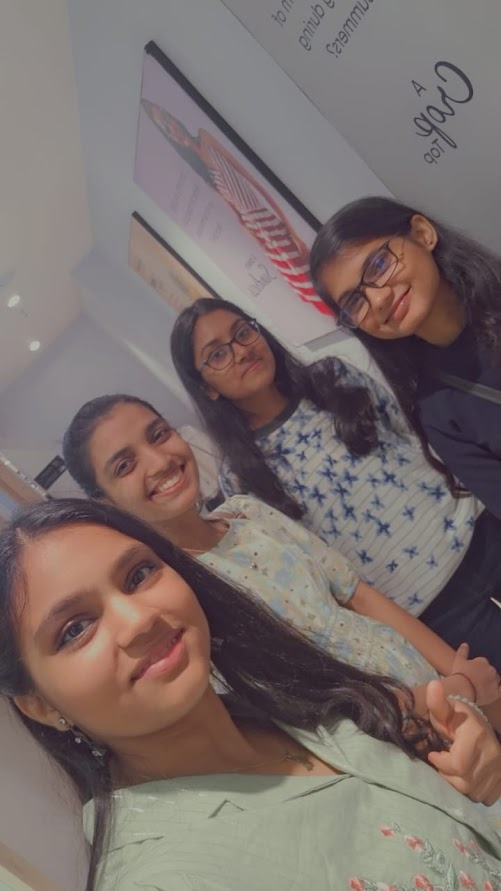
#> input picture IMG-20240811-WA0030.jpg, 501 x 891 px
$ python -i image_processors.py   (imports and definitions only)
#> lines starting #> are read from the running program, lines starting #| are printed output that depends on the picture
### backend/utils/logger.py
"""
Logging configuration
"""
from loguru import logger
import sys
from pathlib import Path
from backend.config.settings import settings

def setup_logger():
    """Configure application logger"""
    # Remove default handler
    logger.remove()

    # If logging is disabled, return early with no handlers
    if not settings.enable_logging:
        return logger

    # Console handler with colors
    logger.add(
        sys.stdout,
        format="<green>{time:YYYY-MM-DD HH:mm:ss}</green> | <level>{level: <8}</level> | <cyan>{name}</cyan>:<cyan>{function}</cyan>:<cyan>{line}</cyan> - <level>{message}</level>",
        level="INFO",
        colorize=True
    )
    # [16 lines of commented-out code are left out]
    return logger
app_logger = setup_logger()

### backend/processors/image_processors.py
# Process Images
"""
Image processing and preparation
"""
import cv2
import numpy as np
from PIL import Image
from pathlib import Path
from dataclasses import dataclass
from typing import Optional, Tuple, Any
from backend.utils.logger import app_logger as logger


@dataclass
class ProcessingResult:
    """Result container"""
    success: bool
    data: Optional[Any] = None
    error: Optional[str] = None


class ImageProcessor:
    """Process and prepare images for embedding"""

    def __init__(self, target_size: Tuple[int, int] = (224, 224)):
        self.target_size = target_size

    # [31 lines left out: functions process, _load_image, not called in this run]

    def _preprocess_image(self, image: np.ndarray) -> np.ndarray:
        """Preprocess image for embedding"""
        # Resize
        resized = cv2.resize(image, self.target_size, interpolation=cv2.INTER_LANCZOS4)

        # Normalize to [0, 1]
        normalized = resized.astype(np.float32) / 255.0

        return normalized

    def process_pil(self, image: Image.Image) -> np.ndarray:
        """Process PIL Image"""
        # Convert to numpy array
        image_array = np.array(image)

        # Convert to RGB if needed
        if len(image_array.shape) == 2:
            image_array = cv2.cvtColor(image_array, cv2.COLOR_GRAY2RGB)
        elif image_array.shape[2] == 4:
            image_array = cv2.cvtColor(image_array, cv2.COLOR_RGBA2RGB)

        return self._preprocess_image(image_array)

    # [21 lines left out: functions extract_face_region, augment_image, not called in this run]

>>> import cv2
>>> picture = cv2.cvtColor(cv2.imread('../../IMG-20240811-WA0030.jpg'), cv2.COLOR_BGR2RGB)
>>> result = ImageProcessor().process_pil(picture)
#> in _preprocess_image, `resized = cv2.resize(image, self.target_size, interpolation=cv2.INTER_..`:
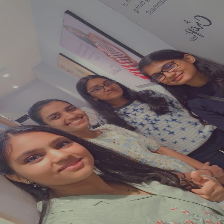
#> resized: shape (224, 224, 3); mean R, G, B 122.3, 109.4, 106.9

$ run again, on IMG-20240921-WA0022.jpg
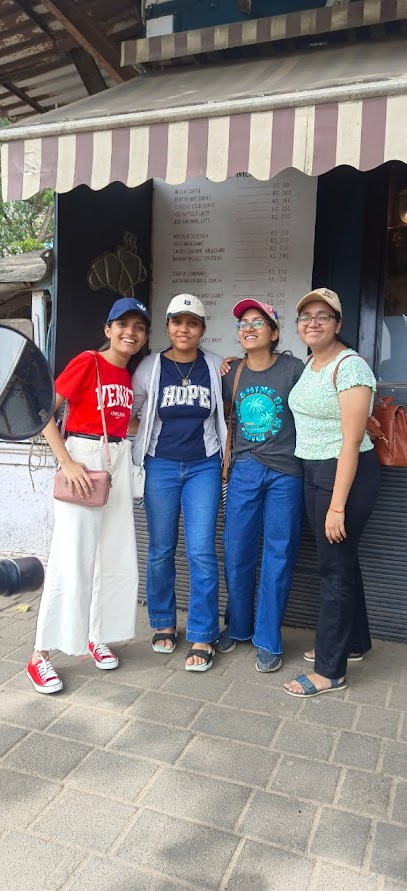
#> input picture IMG-20240921-WA0022.jpg, 407 x 891 px
#> in _preprocess_image, `resized = cv2.resize(image, self.target_size, interpolation=cv2.INTER_..`:
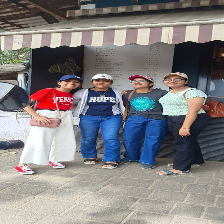
#> resized: shape (224, 224, 3); mean R, G, B 130.9, 128.1, 129.6

$ run again, on IMG-20250322-WA0044.jpg
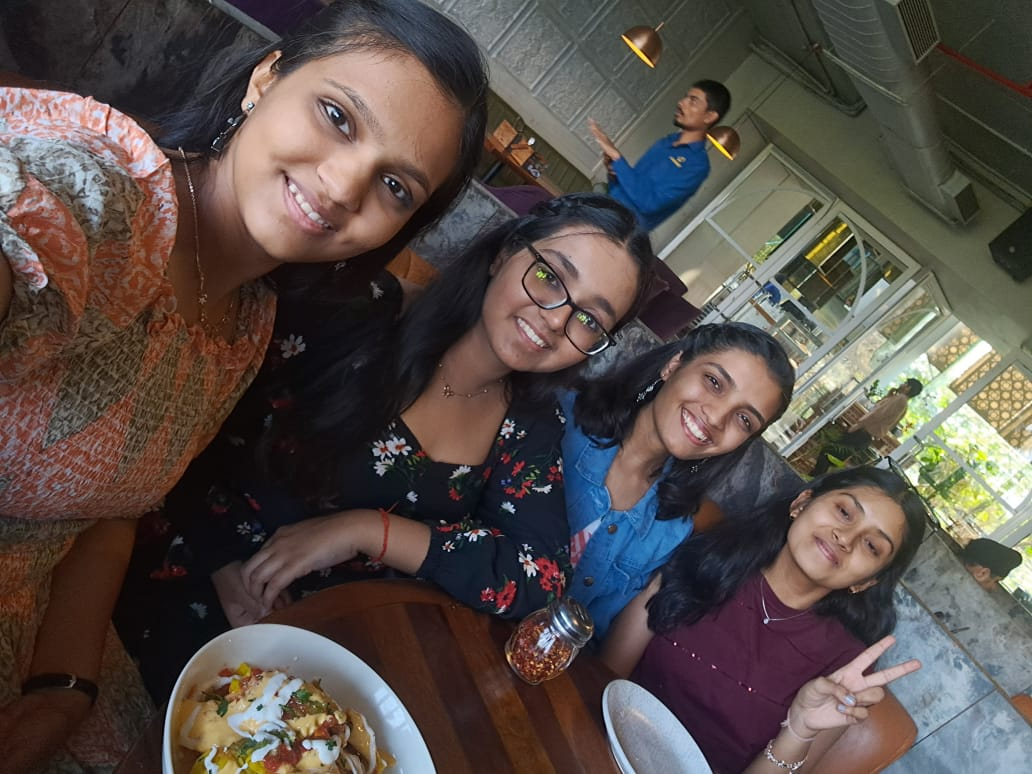
#> input picture IMG-20250322-WA0044.jpg, 1032 x 774 px
#> in _preprocess_image, `resized = cv2.resize(image, self.target_size, interpolation=cv2.INTER_..`:
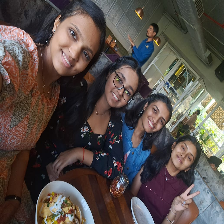
#> resized: shape (224, 224, 3); mean R, G, B 87.3, 77.6, 73
